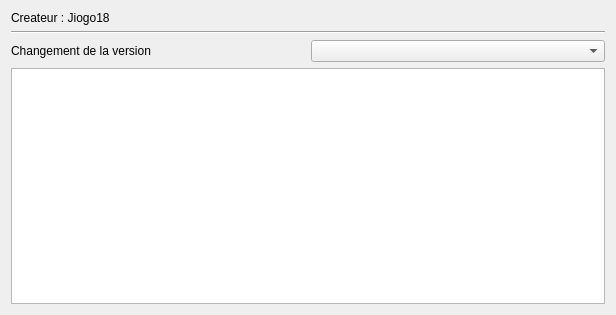
<?xml version="1.0" encoding="UTF-8"?>
<ui version="4.0">
 <class>information</class>
 <widget class="QWidget" name="information">
  <property name="geometry">
   <rect>
    <x>0</x>
    <y>0</y>
    <width>616</width>
    <height>315</height>
   </rect>
  </property>
  <property name="windowTitle">
   <string>Informations [Président - Client]</string>
  </property>
  <layout class="QVBoxLayout" name="verticalLayout">
   <item>
    <widget class="QLabel" name="lblCreat">
     <property name="text">
      <string>Createur : Jiogo18</string>
     </property>
    </widget>
   </item>
   <item>
    <widget class="Line" name="line">
     <property name="orientation">
      <enum>Qt::Horizontal</enum>
     </property>
    </widget>
   </item>
   <item>
    <layout class="QHBoxLayout" name="horizontalLayout_2">
     <item>
      <widget class="QLabel" name="lblVersion">
       <property name="text">
        <string>Changement de la version</string>
       </property>
      </widget>
     </item>
     <item>
      <widget class="QComboBox" name="versions"/>
     </item>
    </layout>
   </item>
   <item>
    <widget class="QTextEdit" name="TxtVersion"/>
   </item>
  </layout>
 </widget>
 <tabstops>
  <tabstop>versions</tabstop>
  <tabstop>TxtVersion</tabstop>
 </tabstops>
 <resources/>
 <connections/>
</ui>
